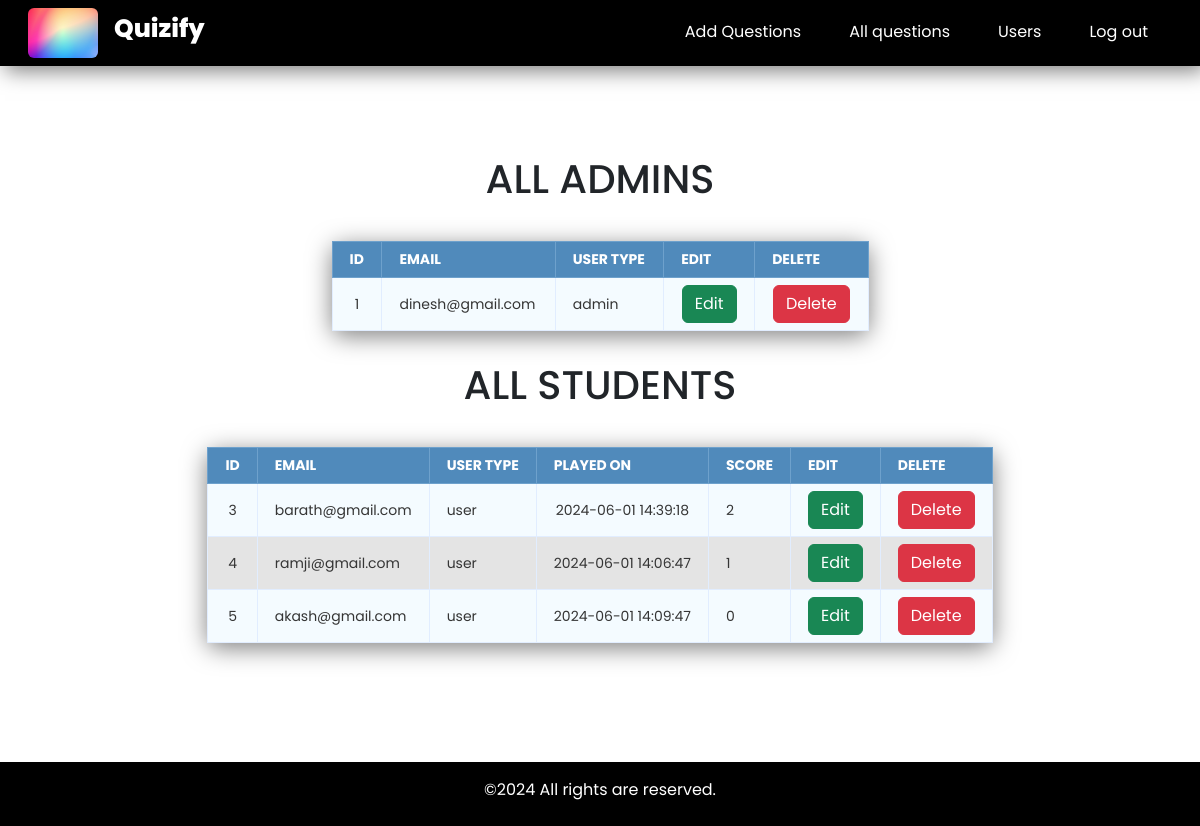
The app's page /players.php (signed in) with its own data.
### tables this page shows
CREATE TABLE `user_form` (
  `id` int(11) NOT NULL,
  `name` varchar(40) NOT NULL,
  `email` varchar(50) NOT NULL,
  `password` varchar(50) NOT NULL,
  `usertype` varchar(20) NOT NULL,
  `played_on` varchar(225) NOT NULL,
  `score` int(20) NOT NULL
);

### players.php (the view, shortened to what this page needs)
<?php include "config.php";
if (isset($_SESSION['user_name'])) {
?>
<!DOCTYPE html>
<html>
	<head>
		<link rel="stylesheet" type="text/css" href="css/style1.css">
	</head>
	<body>
	<section class="flex-column">
	<h1> All Admins</h1>
	<table class="data-table">
	<thead>
		<tr>
		<th>Id</th>
		<th>Email</th>
		<th>User Type</th>
		<th>Edit</th>
		<th>Delete</th>
		</tr>
	</thead>
	<tbody>
		<?php
            $query = "SELECT * FROM user_form where usertype='admin'";
            $select_players = mysqli_query($conn, $query) or die(mysqli_error($conn));
            if (mysqli_num_rows($select_players) > 0 ) {
            while ($row = mysqli_fetch_array($select_players)) {
                $id = $row['id'];
                $email = $row['email'];
				$usertype = $row['usertype'];
                echo "<tr>";
                echo "<td>$id</td>";
                echo "<td>$email</td>";
				echo "<td>$usertype</td>";
				echo "<td> <a class='btn btn-success' href='edituser.php?id=$id'> Edit </a></td>";
				echo "<td> <a class='btn btn-danger' href='deleteuser.php?id=$id'> Delete </a></td>";
                echo "</tr>";
             }
         }
        ?>
	</tbody>
	</table>
	<h1> All Students</h1>
	<table class="data-table">
	<thead>
		<tr>
		<th>Id</th>
		<th>Email</th>
		<th>User Type</th>
		<th>Played On</th>
		<th>Score</th>
		<th>Edit</th>
		<th>Delete</th>
		</tr>
	</thead>
	<tbody>
		<?php
            $query = "SELECT * FROM user_form where usertype='user'";
            $select_players = mysqli_query($conn, $query) or die(mysqli_error($conn));
            if (mysqli_num_rows($select_players) > 0 ) {
            while ($row = mysqli_fetch_array($select_players)) {
                $id = $row['id'];
                $email = $row['email'];
				$usertype = $row['usertype'];
                $played_on = $row['played_on'];
                $score = $row['score'];
                echo "<tr>";
                echo "<td>$id</td>";
                echo "<td>$email</td>";
				echo "<td>$usertype</td>";
                echo "<td>$played_on</td>";
                echo "<td>$score</td>";
				echo "<td> <a class='btn btn-success' href='edituser.php?id=$id'> Edit </a></td>";
				echo "<td> <a class='btn btn-danger' href='deleteuser.php?id=$id'> Delete </a></td>";
                echo "</tr>";
             }
         }
        ?>
	</tbody>
	</table>
	</section>
</body>
</html>
<?php }
else {
	header("location: adminhome.php");
}
?>

### css/style1.css (style rules this page uses)
body { font-size: 15px; color: #343d44; font-family: "segoe-ui", "open-sans", tahoma, arial; padding: 0; margin: 0; }
table { margin: auto; font-family: "Lucida Sans Unicode", "Lucida Grande", "Segoe Ui"; font-size: 12px; }
h1 { margin: 25px auto 0; text-align: center; text-transform: uppercase; font-size: 17px; }
table td { transition: all .5s; }
.data-table { border-collapse: collapse; font-size: 14px; min-width: 537px; }
.data-table th, .data-table td { border: 1px solid #e1edff; padding: 7px 17px; }
.data-table thead th { background-color: #508abb; color: #FFFFFF; border-color: #6ea1cc !important; text-transform: uppercase; }
.data-table tbody td { color: #353535; }
.data-table tbody td:first-child, .data-table tbody td:nth-child(4), .data-table tbody td:last-child { text-align: center !important; }
.data-table tbody tr:nth-child(odd) td { background-color: #f4fbff; }

### css/style2.css (style rules this page uses)
* { margin: 0; padding: 0; font-family: 'Poppins', sans-serif; }
#navbar { left:0; top: 0; z-index: 100; padding: .5rem 1rem; box-shadow: 5px 5px 20px rgba(0,0,0,.5); background-color: black; }
.navbar .navbar-brand { font-size: 25px; font-weight: 800; color: white; }
#navbarSupportedContent a { color: white !important; border-bottom: 2px solid transparent; }
.logo { height: 50px; width: 70px; border-radius: 3px; }
section { width:100%; min-height: 87vh; display: flex; justify-content: center; align-items: center; }
footer { position: sticky !important; bottom: 0px; top: 100%; }
table { border-radius: 10px; border-collapse: collapse; max-width:90%; box-shadow : 0 5px 25px rgba(0, 0, 0, 0.5); margin-top: 30px; margin-bottom: 30px; }
tr:nth-child(even) { background-color:rgb(228, 228, 228); }
th { margin: auto; align-items: center; color:#52206e; padding:10px; }
td { margin: auto; align-items: center; color:black; padding:6px; }

### records on screen
user_form: id "1", email "dinesh@gmail.com", usertype "admin"
user_form: id "3", email "barath@gmail.com", usertype "user", played_on "2024-06-01 14:39:18", score "2"
user_form: id "4", email "ramji@gmail.com", usertype "user", played_on "2024-06-01 14:06:47", score "1"
user_form: id "5", email "akash@gmail.com", usertype "user", played_on "2024-06-01 14:09:47", score "0"
